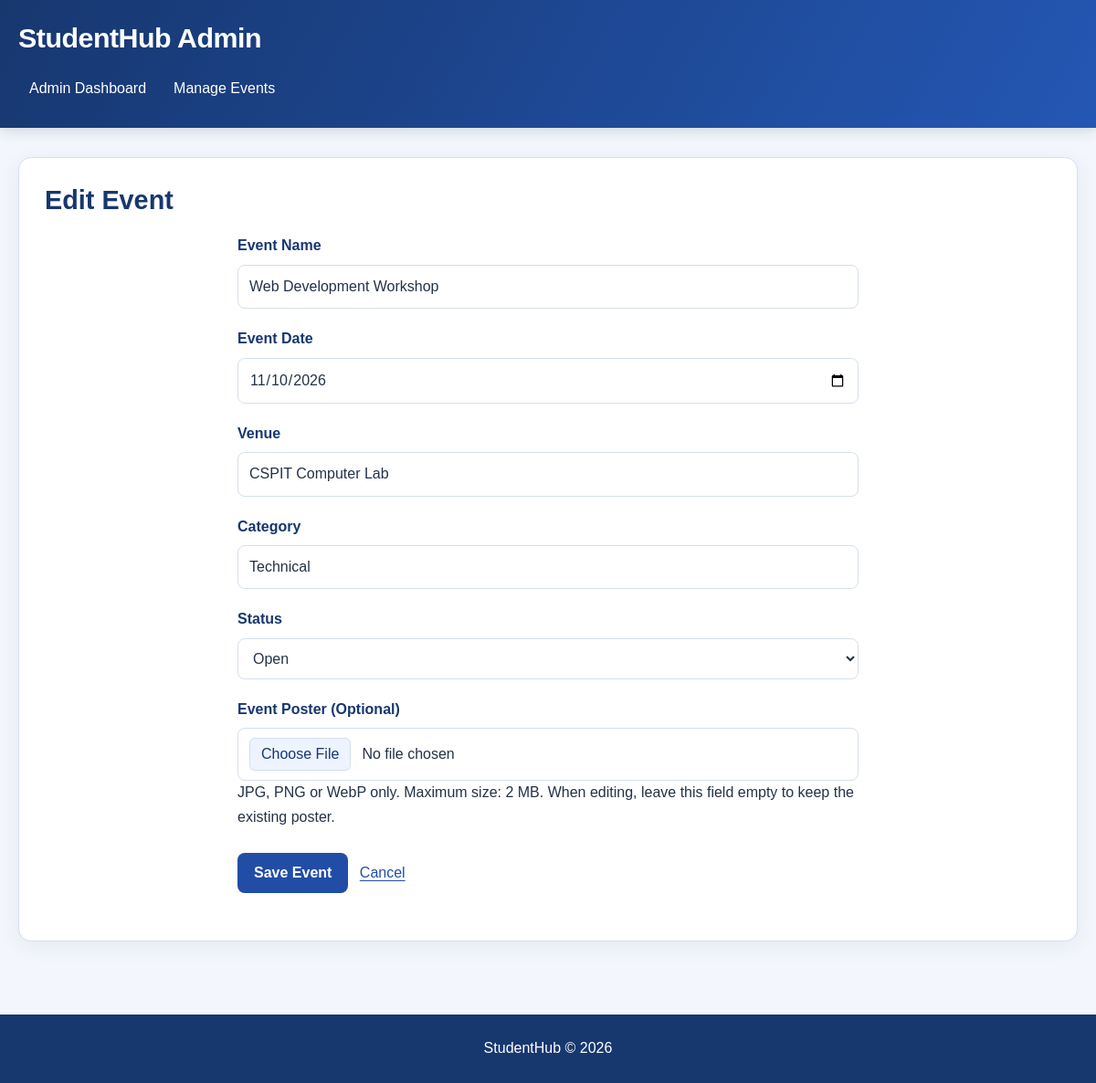
Screenshot of /pages/event_form.php?id=1 (signed in) with the database file from the repository.
### tables this page shows
CREATE TABLE `events` (
  `event_id` int(10) UNSIGNED NOT NULL,
  `event_name` varchar(150) NOT NULL,
  `event_date` date NOT NULL,
  `venue` varchar(150) NOT NULL,
  `category` varchar(50) NOT NULL,
  `poster_filename` varchar(100) DEFAULT NULL,
  `status` enum('open','closed') NOT NULL DEFAULT 'open'
);

### pages/event_form.php (the view, shortened to what this page needs)
<?php
require_once __DIR__ . "/../php/db_mysqli.php";
function escapeEventText($value)
{
    return htmlspecialchars(
        (string) $value,
        ENT_QUOTES,
        "UTF-8"
    );
}
$event = [
    "event_id" => "",
    "event_name" => "",
    "event_date" => "",
    "venue" => "",
    "category" => "",
    "status" => "open",
    "poster_filename" => ""
];
$isEdit = false;
if (isset($_GET["id"])) {
    $id = filter_var($_GET["id"], FILTER_VALIDATE_INT);
    try {
        $stmt = $conn->prepare(
            "SELECT event_id, event_name, event_date,
                    venue, category, status, poster_filename
             FROM events
             WHERE event_id = ?"
        );
        $stmt->bind_param("i", $id);
        $stmt->execute();
        $record = $stmt->get_result()->fetch_assoc();
        $event = $record;
        $isEdit = true;
    } catch (mysqli_sql_exception $e) {
        error_log($e->getMessage());
        http_response_code(500);
        exit("Unable to load the event.");
    }
}
$title = "Add Event";
if ($isEdit) {
    $title = "Edit Event";
}
?>
<!DOCTYPE html>
<html lang="en">
<head>
    <link rel="stylesheet" href="../css/style.css">
</head>
<body>
<header>
    <h1>StudentHub Admin</h1>
    <nav aria-label="Admin Navigation">
        <a href="admin.php">Admin Dashboard</a>
        <a href="manage_events.php">Manage Events</a>
    </nav>
</header>
<main>
    <section>
        <h2><?= escapeEventText($title) ?></h2>
        <form action="../php/save_event.php"
              method="POST"
              enctype="multipart/form-data">
            <div class="form-group">
                <label for="eventName">Event Name</label>
                <input
                    type="text"
                    id="eventName"
                    name="eventName"
                    maxlength="150"
                    value="<?= escapeEventText($event['event_name']) ?>"
                    required
                >
            </div>
            <div class="form-group">
                <label for="eventDate">Event Date</label>
                <input
                    type="date"
                    id="eventDate"
                    name="eventDate"
                    value="<?= escapeEventText($event['event_date']) ?>"
                    required
                >
            </div>
            <div class="form-group">
                <label for="venue">Venue</label>
                <input
                    type="text"
                    id="venue"
                    name="venue"
                    maxlength="150"
                    value="<?= escapeEventText($event['venue']) ?>"
                    required
                >
            </div>
            <div class="form-group">
                <label for="category">Category</label>
                <input
                    type="text"
                    id="category"
                    name="category"
                    maxlength="50"
                    placeholder="Example: Technical, Cultural or Sports"
                    value="<?= escapeEventText($event['category']) ?>"
                    required
                >
            </div>
            <div class="form-group">
                <label for="status">Status</label>
                <select id="status" name="status" required>
                    <option
                        value="open"
                        <?php
                        if ($event["status"] === "open") {
                            echo "selected";
                        }
                        ?>
                    >
                        Open
                    </option>
                </select>
            </div>
            <div class="form-group">
                <label for="poster">Event Poster (Optional)</label>
                <input
                    type="file"
                    id="poster"
                    name="poster"
                    accept=".jpg,.jpeg,.png,.webp"
                    aria-describedby="posterHelp"
                >
                <p id="posterHelp">
                    JPG, PNG or WebP only. Maximum size: 2 MB.
                    When editing, leave this field empty to keep
                    the existing poster.
                </p>
            </div>
            <button type="submit">Save Event</button>
            <a href="manage_events.php">Cancel</a>
        </form>
    </section>
</main>
<footer>
    <p>StudentHub &copy; 2026</p>
</footer>
</body>
</html>

### css/style.css (style rules this page uses)
:root { --background: #f3f6fc; --surface: #ffffff; --surface-soft: #edf3ff; --text: #243247; --muted: #596a80; --primary: #214da6; --primary-hover: #183c85; --heading: #17376f; --border: #d5dfef; --focus: #5480db; --success: #216b3b; --error: #b42332; --radius: 14px; --shadow: 0 5px 22px rgba(24, 54, 105, 0.07); }
* { box-sizing: border-box; margin: 0; padding: 0; }
html { scroll-behavior: smooth; }
body { min-height: 100vh; display: flex; flex-direction: column; font-family: Arial, Helvetica, sans-serif; font-size: 16px; line-height: 1.65; background: var(--background); color: var(--text); transition: background-color 0.2s, color 0.2s; }
button, input, select, textarea { font: inherit; }
a { color: var(--primary); text-underline-offset: 3px; }
p { margin-bottom: 12px; }
h1, h2, h3, h4 { line-height: 1.3; overflow-wrap: anywhere; }
h2 { color: var(--heading); font-size: clamp(1.4rem, 3vw, 1.8rem); margin-bottom: 18px; }
:where(a, button, input, select, textarea):focus-visible { outline: 3px solid var(--focus); outline-offset: 3px; }
header { background: linear-gradient(120deg, #17376f, #2457b4); color: #ffffff; padding: 22px max(20px, calc((100% - 1200px) / 2)); box-shadow: 0 3px 14px rgba(16, 39, 81, 0.16); }
header h1 { color: #ffffff; font-size: clamp(1.5rem, 3vw, 1.9rem); letter-spacing: -0.5px; }
header > h1 { margin-bottom: 14px; }
header nav { display: flex; align-items: center; flex-wrap: wrap; gap: 6px; }
header nav a { display: inline-flex; align-items: center; justify-content: center; min-height: 42px; padding: 8px 12px; color: #ffffff; text-decoration: none; border-radius: 8px; transition: background-color 0.2s; }
main { width: 100%; max-width: 1240px; flex: 1; margin: 0 auto; padding: 32px 20px; }
main > section, .dashboard-content { background: var(--surface); padding: 28px; margin-bottom: 24px; border: 1px solid var(--border); border-radius: var(--radius); box-shadow: var(--shadow); min-width: 0; }
button, .button, .btn { display: inline-flex; align-items: center; justify-content: center; gap: 6px; min-height: 42px; padding: 10px 17px; background: var(--primary); color: #ffffff; border: 1px solid transparent; border-radius: 8px; font-weight: 600; line-height: 1.4; text-decoration: none; text-align: center; cursor: pointer; transition: background-color 0.2s, box-shadow 0.2s; }
form { width: 100%; max-width: 680px; margin: 18px auto; }
.form-group { margin-bottom: 20px; }
label { display: block; margin-bottom: 7px; color: var(--heading); font-weight: 600; }
input:not([type="checkbox"]):not([type="radio"]):not([type="hidden"]), textarea, select { display: block; width: 100%; min-width: 0; min-height: 45px; padding: 10px 12px; background: var(--surface); color: var(--text); border: 1px solid var(--border); border-radius: 8px; font-size: 16px; transition: border-color 0.2s, box-shadow 0.2s; }
input::placeholder, textarea::placeholder { color: var(--muted); opacity: 1; }
input[type="file"] { padding: 8px; }
form > button { margin: 6px 8px 6px 0; }
form > a, fieldset > a { display: inline-block; margin: 6px 0; }
footer { margin-top: 24px; padding: 24px 20px; background: #17376f; color: #ffffff; text-align: center; }
footer p { margin: 0; }

### rows the page displays
events: eventName "Web Development Workshop", eventDate "11/10/2026", venue "CSPIT Computer Lab", category "Technical", status "Open"

### other values shown
escapeEventText($title) "Edit Event"
